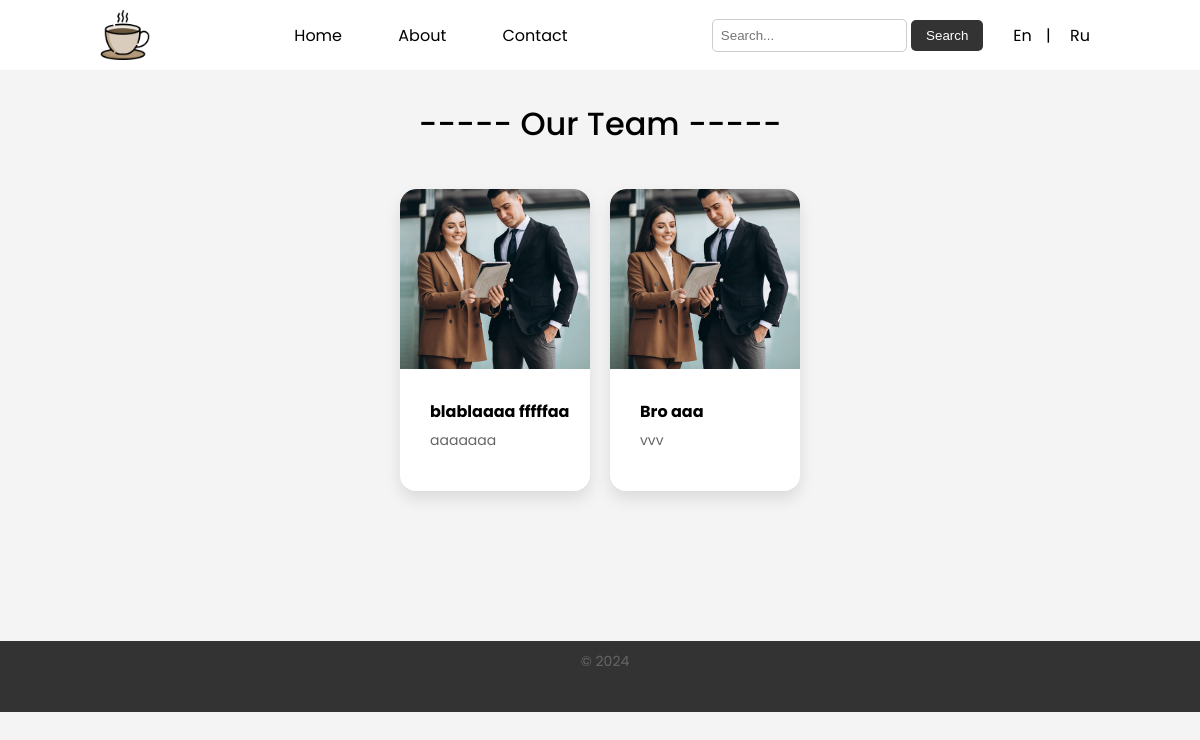
Page /index.html on the earlier database version.
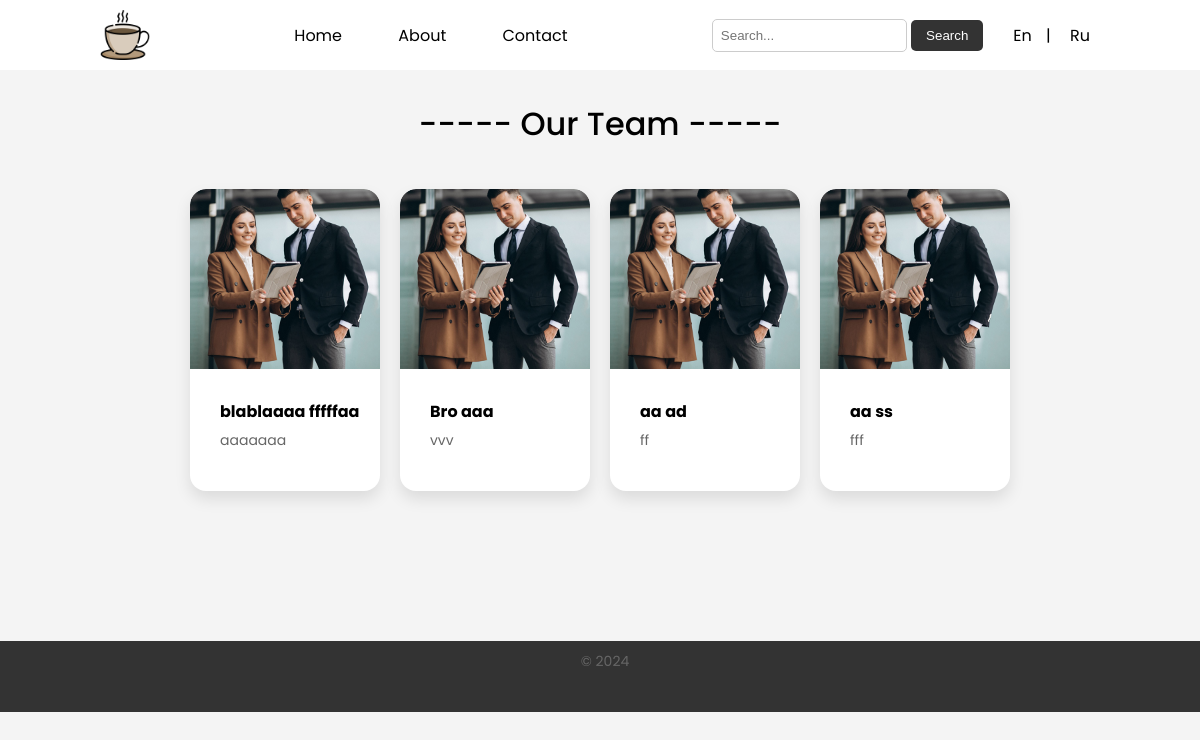
Same page on the later database version.
### company/models.py (models this page shows)
class Member(models.Model):
    image = models.ImageField(upload_to="images/", default="about.jpg")
    firstname = models.CharField(max_length=100)
    lastname = models.CharField(max_length=100)
    position = models.CharField(max_length=100)

### company/views.py (the view)
# urls.py: path("index.html", views.index, name="index"),
def index(request):
    mem = Member.objects.all()
    return render(request, "index.html", {"mem": mem})

### company/templates/index.html (shortened to what this page needs)
{% load static %}
<!DOCTYPE html>
<html lang="en">
<head>
  <link rel="stylesheet" type="text/css" href="{% static 'styles.css' %}">
</head>
<body>
  <nav>
    <img src="media/images/coffee.png" alt="Logo" class="logo">
    <ul class="menu">
      <li><a href="index.html">Home</a></li>
      <li><a href="about.html">About</a></li>
      <li><a href="contact.html">Contact</a></li>
    </ul>
    <div class="right-menu">
      <form class="search-form">
        <input type="text" placeholder="Search...">
        <button type="submit">Search</button>
      </form>
      <div class="language-selector">
        <a href="#">En</a> | <a href="#">Ru</a>
      </div>
    </div>
  </nav>
  <h1>----- Our Team -----</h1>
  <section class="section">
    {% for x in mem %}
    <div class="card">
      <img class="img" src="{{ x.image.url }}" alt="{{ x.firstname }} {{ x.lastname }}">
      <div class="card-content">
        <h3>{{ x.firstname }} {{ x.lastname }}</h3>
        <p>{{ x.position }}</p>
      </div>
    </div>
    {% endfor %}
  </section>
  <div class="footer">
    <p>&copy; 2024</p>
  </div>
</body>
</html>

Differences in the rows shown:
added Member: image (picture), firstname "aa", lastname "ad", position "ff"
added Member: image (picture), firstname "aa", lastname "ss", position "fff"
